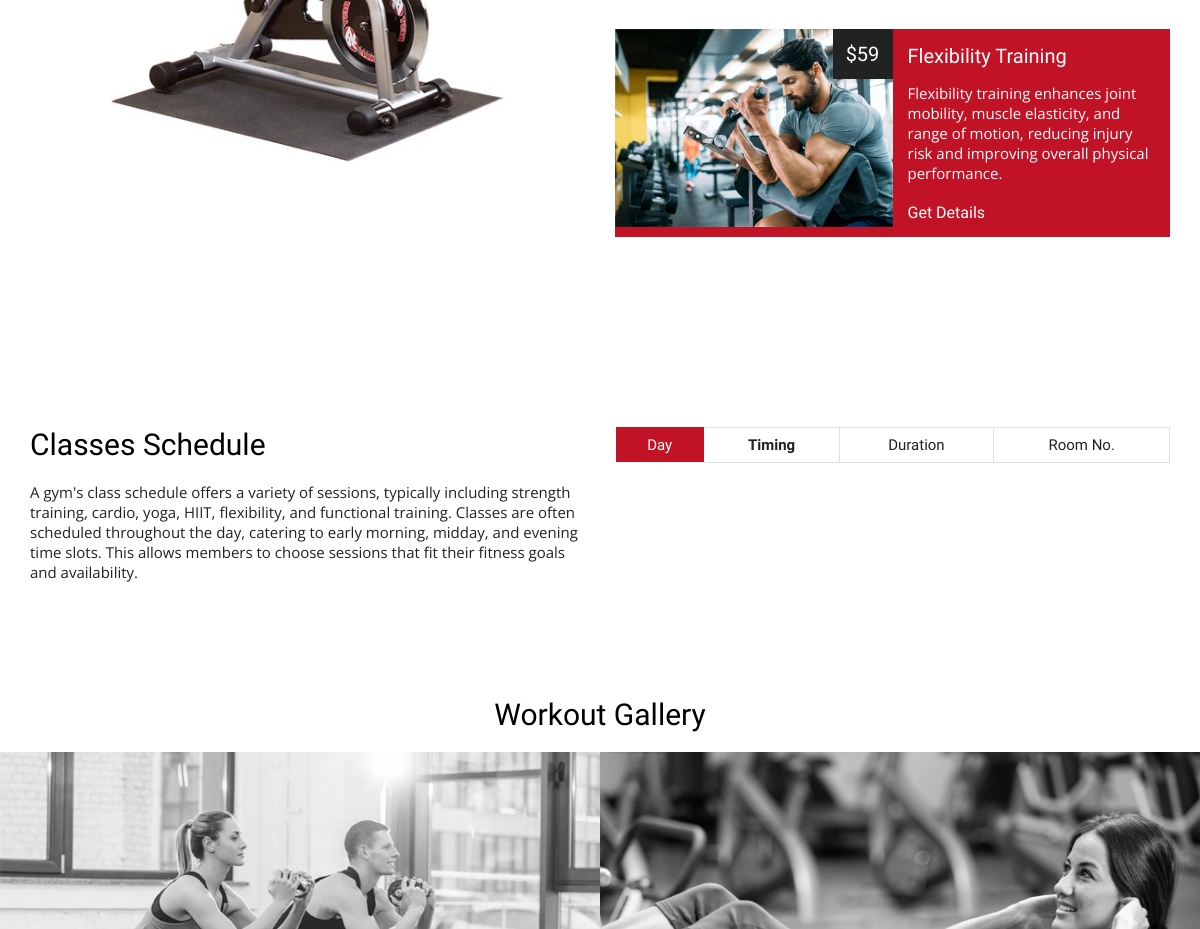
/ (middle part), run on an earlier commit of the app's database.
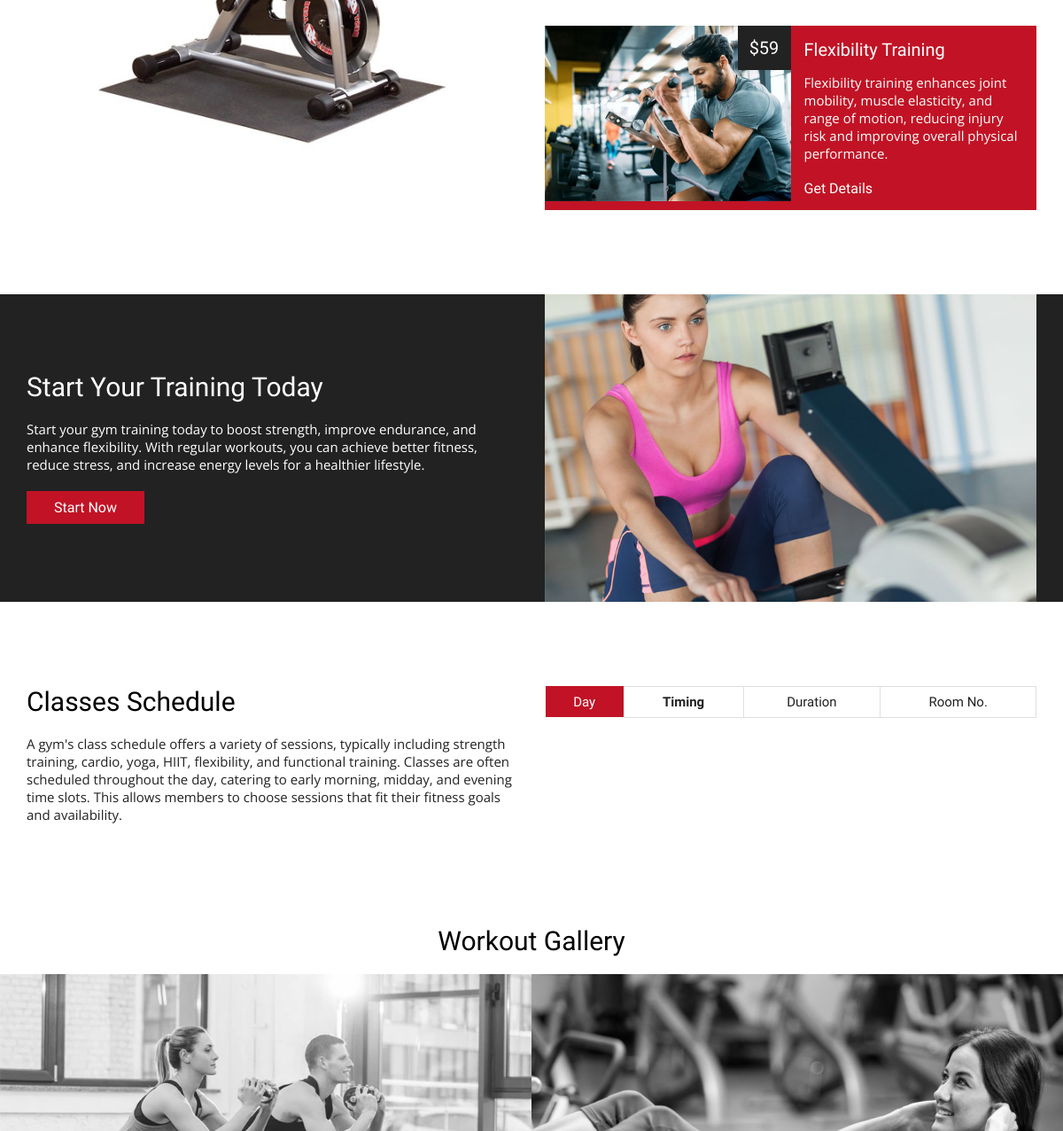
And on a later commit of the database.
### our_class/models.py (models this page shows)
class Class(models.Model):
    img=models.FileField(upload_to='about/',max_length=250, default="", blank=True, null=True)

class Class_Type(models.Model):
    class_type=models.CharField(max_length=100,default="")
    class_price=models.CharField(max_length=100,default="")
    class_des=models.TextField()
    class_type_img=models.FileField(upload_to='about/',max_length=250, default="", blank=True, null=True)

### gallery/models.py (models this page shows)
class Gallery(models.Model):
    gallery_img_1=models.FileField(upload_to='about/',max_length=250, default="", blank=True, null=True)
    gallery_img_2=models.FileField(upload_to='about/',max_length=250, default="", blank=True, null=True)

### training/models.py (models this page shows)
class Training(models.Model):
    training_heading=models.CharField(max_length=100,default="")
    training_des=models.TextField()
    training_img=models.FileField(upload_to='about/',max_length=250, default="", blank=True, null=True)

### home/views.py (the view, shortened to what this page needs)
# urls.py: path('',views.index,name='index'),
def index(request):
    AboutData=About.objects.all()
    ServiceData=Service.objects.all()
    ServiceType=Service_type.objects.all()
    ClassData=Class.objects.all()
    GalleryData=Gallery.objects.all()
    PackageData=Package.objects.all()
    ClassTypeData=Class_Type.objects.all()
    TrainingData=Training.objects.all()
    TableData=Table.objects.all()
    data={
        'AboutData':AboutData,
        'ServiceData':ServiceData,
        'ServiceType':ServiceType,
        'ClassData':ClassData,
        'GalleryData':GalleryData,
        'PackageData':PackageData,
        'ClassTypeData':ClassTypeData,
        'TrainingData':TrainingData,
        'TableData':TableData,
    }
    return render(request,'index.html',data)

### templates/index.html (shortened to what this page needs)
<!DOCTYPE html>
<html>
<head>
  <link rel="stylesheet" href="static/css/animate.css">
	<link rel="stylesheet" type="text/css" href="static/css/style.css">
</head>
<body>
<section class="classes" id="classes">
	<div class="container">
		 <div class="content">
			{% for i in ClassData %}
		 	  <div class="box img wow slideInLeft">
		 	  	 <img src="{{i.img.url}}" alt="classes" />
		 	  </div>
			{% endfor %}
		 	  <div class="box text wow slideInRight">
		 	  	<div class="class-items">
				{% for i in ClassTypeData %}
		 	  	 <div class="item wow bounceInUp">
                     <div class="item-img">
                     	 <img src="{{i.class_type_img.url}}" alt="classes">
                     	 <div class="price">
                     	 	 {{i.class_price}}
                     	 </div>
                     </div>
                     <div class="item-text">
                     	  <h4>{{i.class_type}}</h4>
                     	  <p>{{i.class_des}}</p>
                     	  <a href="">Get Details</a>
                     </div>
		 	  	 </div>
				 {% endfor %}
		 </div>
	</div>
</section>
 <section class="start-today">
 	<div class="container">
		{% for i in TrainingData%}
 		 <div class="content">
 		 	  <div class="box text wow slideInLeft">
 		 	  	 <h2>{{i.training_heading}}</h2>
 		 	  	 <p>{{i.training_des}}</p>
 		 	  	 <a href="" class="btn">Start Now</a>
 		 	  </div>
 		 	  <div class="box img wow slideInRight">
 		 	  	 <img src="{{i.training_img.url}}" alt="start today">
 		 	  </div>
 		 </div>
		 {% endfor %}
 	</div>
 </section>
  <section class="schedule" id="schedule">
  	 <div class="container">
  	 	  <div class="content">
  	 	  	   <div class="box text wow slideInLeft">
  	 	  	   	   <h2>Classes Schedule</h2>
  	 	  	   	   <p>
					A gym's class schedule offers a variety of sessions, typically including strength training, cardio, yoga, HIIT, flexibility, and functional training. Classes are often scheduled throughout the day, catering to early morning, midday, and evening time slots. This allows members to choose sessions that fit their fitness goals and availability.
  	 	  	   	   </p>
  	 	  	   </div>
  	 	  	   <div class="box timing wow slideInRight">
                   <table class="table">
					<thead>
						<tr>
							<td class="day">Day</td>
							<td><strong>Timing</strong></td>
							<td>Duration</td>
							<td>Room No.</td>
						</tr>
					</thead>
                   </table>
  	 	  	   </div>
  	 	  </div>
  	 </div>
  </section>
  <section class="gallery" id="gallery">
  	 <h2>Workout Gallery</h2>
	 {% for i in GalleryData %}
  	<div class="content">
  		 <div class="box wow slideInLeft">
  		 	 <img src="{{i.gallery_img_1.url}}" alt="gallery" />
  		 </div>
  		 <div class="box wow slideInRight">
  		 	 <img src="{{i.gallery_img_2.url}}" alt="gallery" />
  		 </div>
  	</div>
	{% endfor %}
  </section>
</body>
</html>

What changed in the data, as far as the page shows it:
added Training: training_heading "Start Your Training Today", training_des "Start your gym training today to boost strength, improve endurance, and enhance flexibility. With regular workouts, you can achieve better fitness, reduce stress, and increase energy levels for a healthier lifestyle.", training_img (picture)
